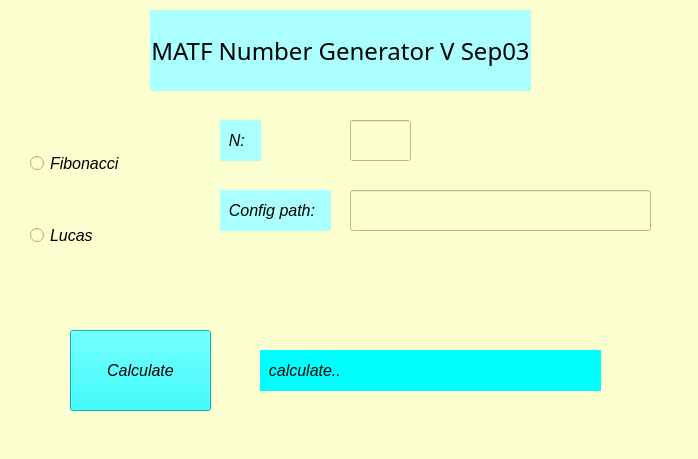
<?xml version="1.0" encoding="UTF-8"?>
<ui version="4.0">
 <class>Form</class>
 <widget class="QWidget" name="Form">
  <property name="geometry">
   <rect>
    <x>0</x>
    <y>0</y>
    <width>698</width>
    <height>459</height>
   </rect>
  </property>
  <property name="windowTitle">
   <string>Form</string>
  </property>
  <property name="styleSheet">
   <string notr="true">background-color: rgb(252, 255, 208)</string>
  </property>
  <widget class="QLabel" name="label">
   <property name="geometry">
    <rect>
     <x>150</x>
     <y>10</y>
     <width>381</width>
     <height>81</height>
    </rect>
   </property>
   <property name="font">
    <font>
     <family>Lohit Telugu</family>
     <pointsize>18</pointsize>
     <italic>false</italic>
    </font>
   </property>
   <property name="styleSheet">
    <string notr="true">background-color: rgb(170, 255, 255)</string>
   </property>
   <property name="text">
    <string>MATF Number Generator V Sep03</string>
   </property>
   <property name="alignment">
    <set>Qt::AlignCenter</set>
   </property>
  </widget>
  <widget class="QWidget" name="verticalLayoutWidget">
   <property name="geometry">
    <rect>
     <x>30</x>
     <y>110</y>
     <width>121</width>
     <height>181</height>
    </rect>
   </property>
   <layout class="QVBoxLayout" name="verticalLayout">
    <item>
     <widget class="QRadioButton" name="radioButton">
      <property name="font">
       <font>
        <pointsize>12</pointsize>
        <italic>true</italic>
       </font>
      </property>
      <property name="text">
       <string>Fibonacci</string>
      </property>
     </widget>
    </item>
    <item>
     <widget class="QRadioButton" name="radioButton_2">
      <property name="font">
       <font>
        <pointsize>12</pointsize>
        <italic>true</italic>
       </font>
      </property>
      <property name="text">
       <string>Lucas</string>
      </property>
     </widget>
    </item>
   </layout>
  </widget>
  <widget class="QLabel" name="label_2">
   <property name="geometry">
    <rect>
     <x>220</x>
     <y>120</y>
     <width>41</width>
     <height>41</height>
    </rect>
   </property>
   <property name="font">
    <font>
     <pointsize>12</pointsize>
     <italic>true</italic>
    </font>
   </property>
   <property name="styleSheet">
    <string notr="true">background-color: rgb(170, 255, 255)</string>
   </property>
   <property name="text">
    <string>  N:</string>
   </property>
  </widget>
  <widget class="QLineEdit" name="lineEdit">
   <property name="geometry">
    <rect>
     <x>350</x>
     <y>120</y>
     <width>61</width>
     <height>41</height>
    </rect>
   </property>
  </widget>
  <widget class="QLabel" name="label_3">
   <property name="geometry">
    <rect>
     <x>220</x>
     <y>190</y>
     <width>111</width>
     <height>41</height>
    </rect>
   </property>
   <property name="font">
    <font>
     <pointsize>12</pointsize>
     <italic>true</italic>
    </font>
   </property>
   <property name="styleSheet">
    <string notr="true">background-color: rgb(170, 255, 255)</string>
   </property>
   <property name="text">
    <string>  Config path: </string>
   </property>
  </widget>
  <widget class="QLineEdit" name="lineEdit_2">
   <property name="geometry">
    <rect>
     <x>350</x>
     <y>190</y>
     <width>301</width>
     <height>41</height>
    </rect>
   </property>
  </widget>
  <widget class="QPushButton" name="pushButton">
   <property name="geometry">
    <rect>
     <x>70</x>
     <y>330</y>
     <width>141</width>
     <height>81</height>
    </rect>
   </property>
   <property name="font">
    <font>
     <pointsize>12</pointsize>
     <italic>true</italic>
    </font>
   </property>
   <property name="styleSheet">
    <string notr="true">background-color: rgb(0, 255, 255)</string>
   </property>
   <property name="text">
    <string>Calculate</string>
   </property>
  </widget>
  <widget class="QLabel" name="label_4">
   <property name="geometry">
    <rect>
     <x>260</x>
     <y>350</y>
     <width>341</width>
     <height>41</height>
    </rect>
   </property>
   <property name="font">
    <font>
     <pointsize>12</pointsize>
     <italic>true</italic>
    </font>
   </property>
   <property name="styleSheet">
    <string notr="true">background-color: rgb(0, 255, 255)</string>
   </property>
   <property name="text">
    <string>  calculate..</string>
   </property>
  </widget>
 </widget>
 <resources/>
 <connections/>
</ui>
